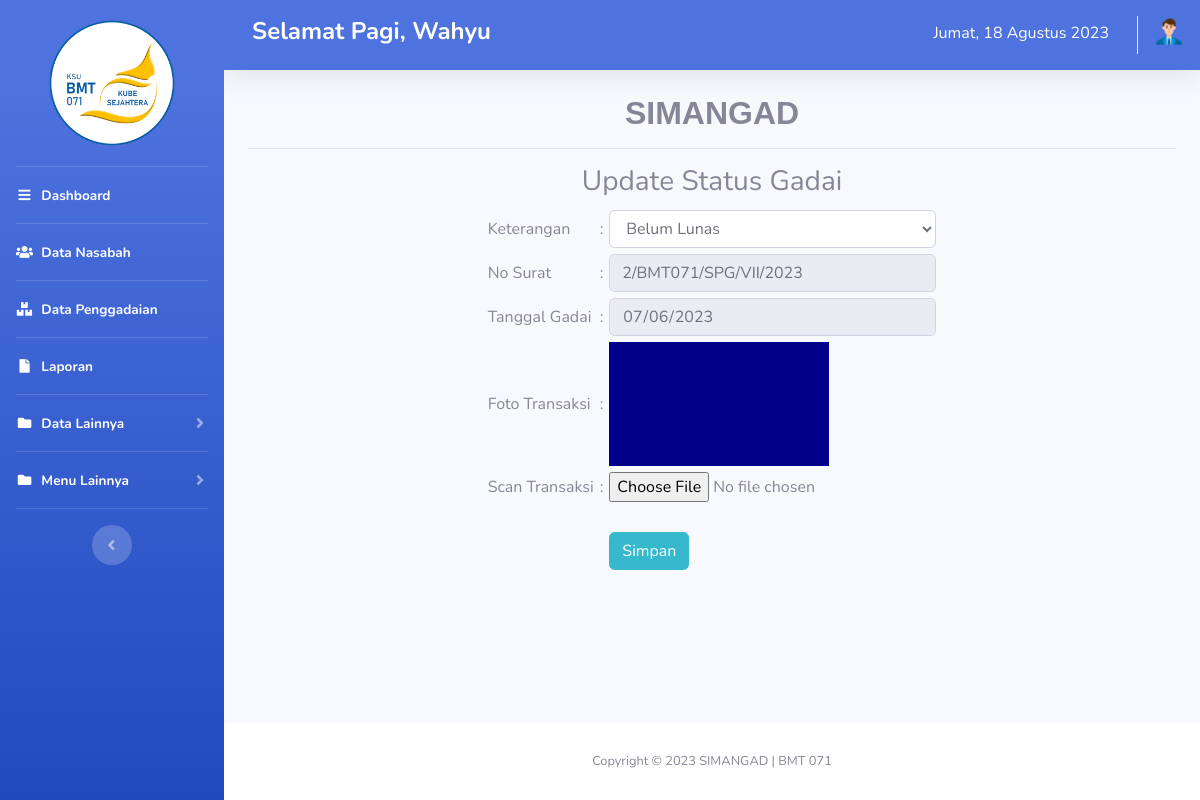
The page /index.php?updatestatusgadai=2 (signed in) on the database its author committed.
### tables this page shows
CREATE TABLE `penggadaian` (
  `id_surat` int(11) NOT NULL,
  `no_surat` varchar(30) NOT NULL,
  `nik` varchar(16) NOT NULL,
  `nik_pengelola` varchar(20) NOT NULL,
  `id_barang` int(11) NOT NULL,
  `harga_taksir` float NOT NULL,
  `harga_sewa` float NOT NULL,
  `tgl_gadai` date NOT NULL,
  `lama_gadai` int(11) NOT NULL,
  `keterangan` varchar(20) NOT NULL,
  `id_loker` int(11) NOT NULL,
  `trx_gambar` varchar(50) NOT NULL,
  `trx_akad` varchar(50) DEFAULT NULL
);

### penggadaian_update.php (the view, shortened to what this page needs)
<h3 align="center">Update Status Gadai</h3>
<?php
if (isset($_GET['updatestatusgadai'])) {
  $id = $_GET['updatestatusgadai'];
  $result = $dbConn->prepare("SELECT * FROM penggadaian where id_surat=:id");
  $result->execute(array(':id' => $id));
  $row = $result->fetch(PDO::FETCH_ASSOC);
  $keterangan = $row['keterangan'];
}
?>
<form name="edit" action="proses_update.php?id=<?php echo $row['id_surat']; ?>" method="post" class="mt-2 mb-4" enctype="multipart/form-data">
  <table cellpadding="3" cellspacing="0" align="center">
    <tr>
      <td>Keterangan</td>
      <td>:</td>
      <td>
        <select class="form-control" id="ketgadai" name="in_ket">
          <option <?php if ($keterangan == 'Belum Lunas') {
                    echo 'selected';
                  } ?> value="Belum Lunas">Belum Lunas</option>
        </select>
      </td>
    </tr>
    <tr>
      <td>No Surat</td>
      <td>:</td>
      <td>
        <input readonly type="text" name="in_noSurat" class="form-control" value="<?php echo $row['no_surat'] ?>" />
      </td>
    </tr>
    <tr>
    <tr>
      <td>Tanggal Gadai</td>
      <td>:</td>
      <td>
        <input readonly type="date" name="in_tglGadai" value="<?php echo $row['tgl_gadai'] ?>" class="form-control" />
      </td>
    </tr>
    <tr>
      <td>Foto Transaksi</td>
      <td>:</td>
      <td>
        <?php
        if ($row['trx_gambar'] <> '') {
          echo '<img src="./img/foto_transaksi/' . $row['trx_gambar'] . '" width="220px">';
        } ?>
      </td>
    </tr>
    <tr>
      <td>Scan Transaksi</td>
      <td>:</td>
      <td>
        <input type="file" name="trx_akad" value="<?php echo $row['trx_akad'] ?>" />
      </td>
    </tr>
    <tr>
      <td></td>
      <td></td>
      <td>
        <br>
        <button type="submit" name="btn_penggadaian_update" class="btn btn-info">Simpan</button>
      </td>
    </tr>
  </table>
</form>

### rows shown on the page
penggadaian: in_ket "Belum Lunas", in_noSurat "2/BMT071/SPG/VII/2023", in_tglGadai "07/06/2023", trx_gambar (picture)

### other values the page prints
$_SESSION['admin']['nama_admin'] "Wahyu"
